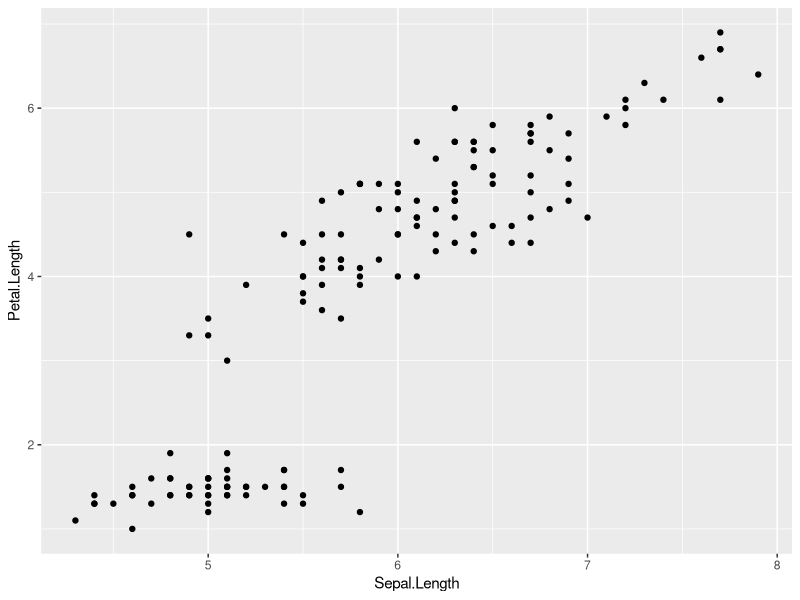
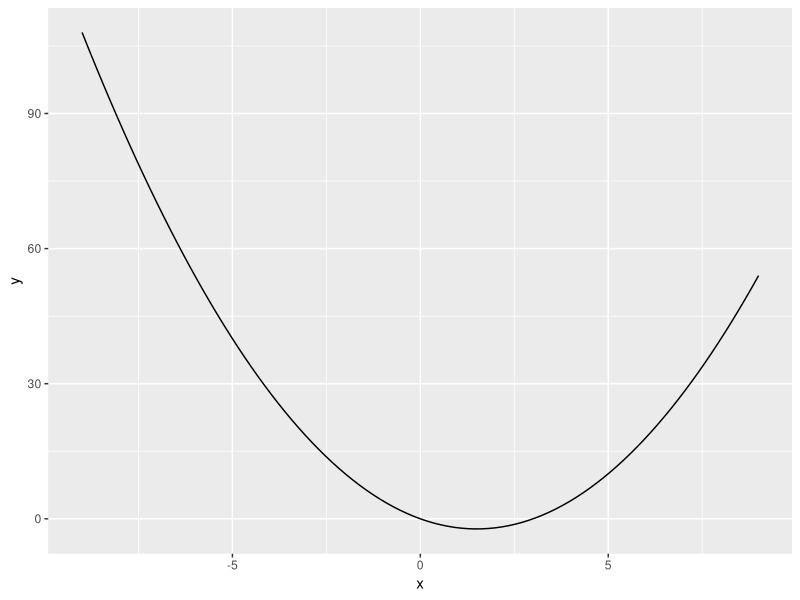
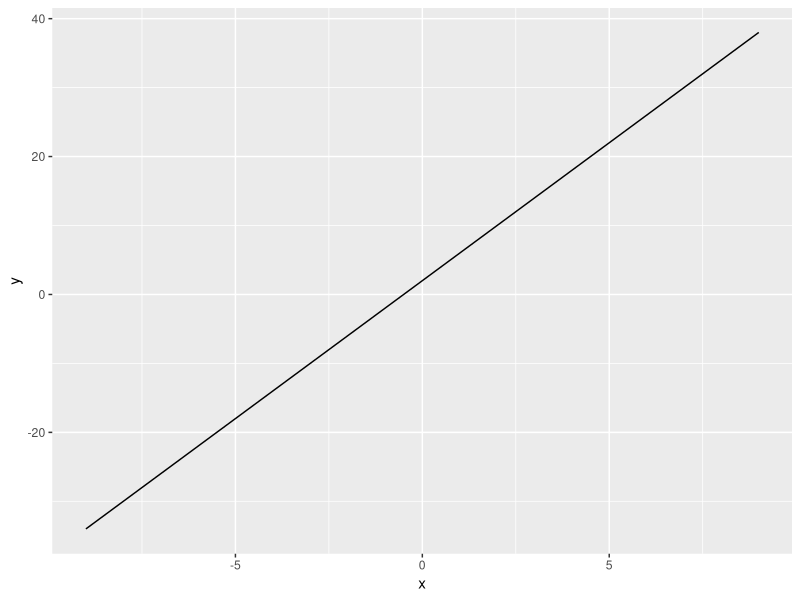
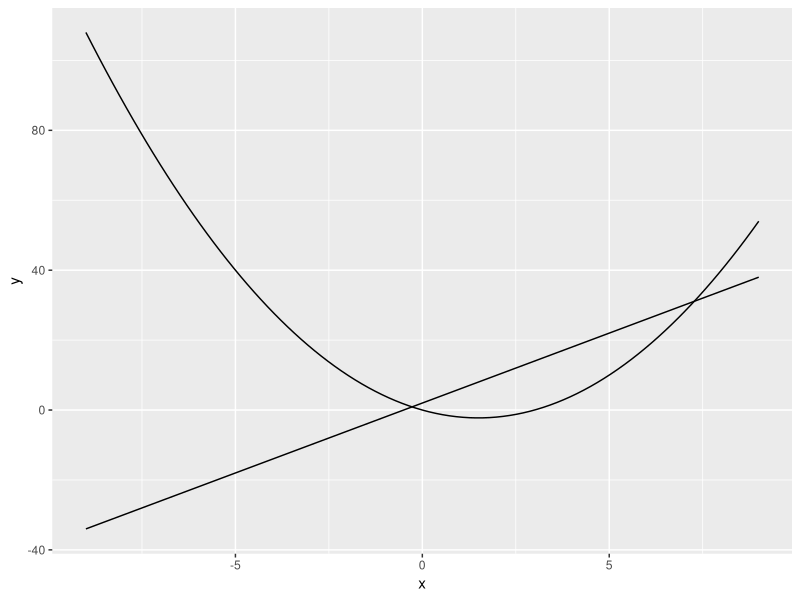
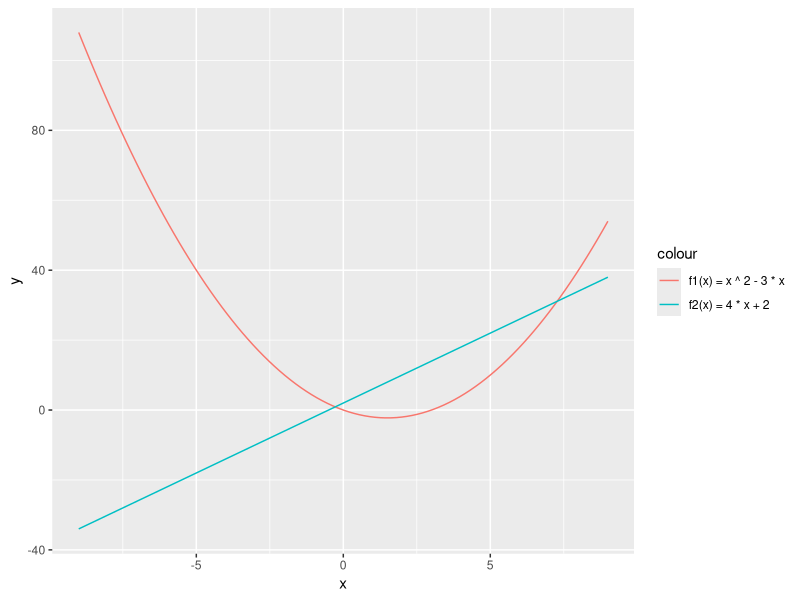
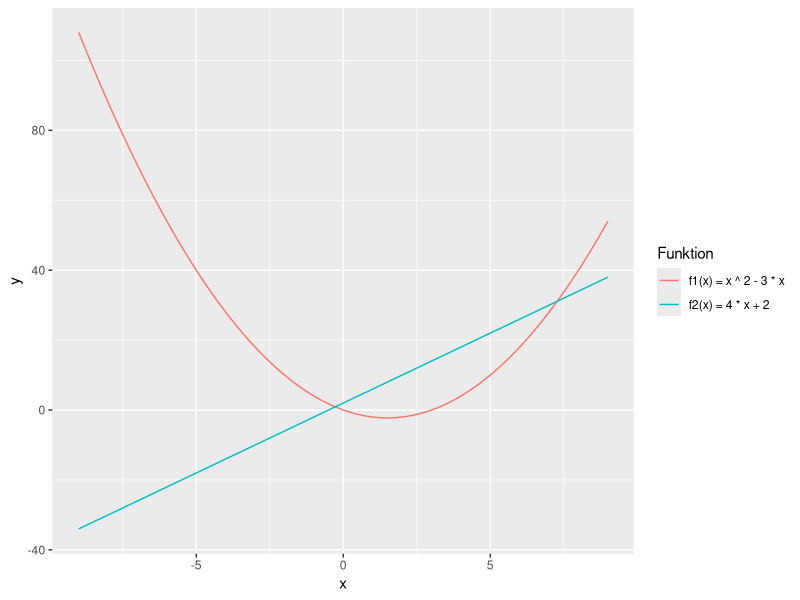

Source code (R) for these figures, in order:
## ---- chunk 1
library(tidyverse)
## ---- chunk 2
iris |>
   ggplot(aes(x = Sepal.Length, y = Petal.Length)) + 
       geom_point()
## ---- chunk 3
f1 = function (x) {
    x ^ 2 - 3 * x
}

f2 = function (x) {
    4 * x + 2
}
## ---- chunk 4
Darstellungsbereich = tibble(x = c(-9, 9)) 
## ---- chunk 5
Darstellungsbereich |>
    ggplot(aes(x)) + 
        geom_line(stat = "function", fun = f1)
## ---- chunk 6
Darstellungsbereich |>
    ggplot(aes(x)) + 
        geom_line(stat = "function", fun = f2)
## ---- chunk 7
Darstellungsbereich |>
    ggplot(aes(x)) + 
        geom_line(stat = "function", fun = f1) + 
        geom_line(stat = "function", fun = f2)
## ---- chunk 8
Darstellungsbereich |>
    ggplot(aes(x)) + 
        geom_line(stat = "function", fun = f1, aes(colour = "f1(x) = x ^ 2 - 3 * x")) + 
        geom_line(stat = "function", fun = f2, aes(colour = "f2(x) = 4 * x + 2"))
## ---- chunk 9
Darstellungsbereich |>
    ggplot(aes(x)) + 
        geom_line(stat = "function", fun = f1, aes(colour = "f1(x) = x ^ 2 - 3 * x")) + 
        geom_line(stat = "function", fun = f2, aes(colour = "f2(x) = 4 * x + 2")) +
        labs(colour = "Funktion")
